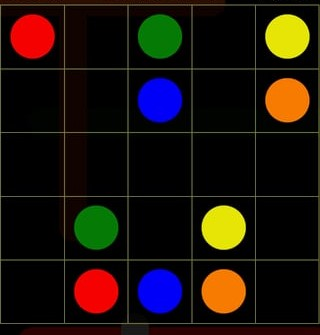
#> input picture puzzle.png, 320 x 335 px
$ python -i image_parser.py   (imports and definitions only)
#> lines starting #> are read from the running program, lines starting #| are printed output that depends on the picture
import cv2
import numpy as np

COLOR_RANGES = {
    "R": ([0, 120, 70], [10, 255, 255]),
    "G": ([35, 80, 80], [85, 255, 255]),
    "B": ([100, 120, 70], [130, 255, 255]),
    "Y": ([20, 120, 120], [35, 255, 255]),
    "O": ([10, 120, 120], [20, 255, 255]),
}


def detect_color(hsv_cell):
    best = None
    best_score = 0

    for color, (low, high) in COLOR_RANGES.items():
        mask = cv2.inRange(hsv_cell, np.array(low), np.array(high))
        score = np.sum(mask)

        if score > best_score and score > 1500:
            best = color
            best_score = score

    return best


def extract_grid(image_path, grid_size=5):
#> called with image_path = 'puzzle.png', grid_size = 5
    img = cv2.imread(image_path)
#> img is the input picture: shape (335, 320, 3); mean B, G, R 12.5, 19.2, 28.4

    # speed: resize to reduce computation
    img = cv2.resize(img, (500, 500))
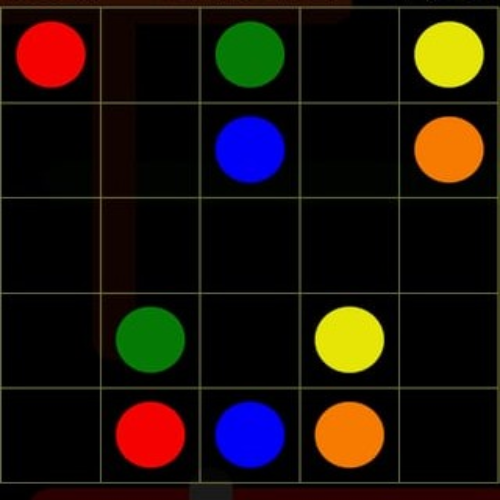
#> img: shape (500, 500, 3); mean B, G, R 12.4, 19.1, 28.3

    hsv = cv2.cvtColor(img, cv2.COLOR_BGR2HSV)
#> hsv: shape (500, 500, 3); mean H, S, V 44.5, 157.2, 39.4

    rows = cols = grid_size

    h, w = img.shape[:2]
#> h = 500; w = 500
    cell_h = h // rows
#> cell_h = 100
    cell_w = w // cols
#> cell_w = 100

    board = [[None for _ in range(cols)] for _ in range(rows)]
    endpoints = {}

    for r in range(rows):
        for c in range(cols):

            cell = hsv[
                r * cell_h:(r + 1) * cell_h,
                c * cell_w:(c + 1) * cell_w
            ]

            color = detect_color(cell)

            if color:
                board[r][c] = color
                endpoints.setdefault(color, []).append((r, c))
#> cell: shape (100, 100, 3); mean H, S, V 38, 99.7, 9.2
#> after the loop, board = 5 items; endpoints = {'R': [(0, 0), (4, 1)], 'G': [(0, 2), (3, 1)], 'Y': [(0, 4), (3, 3)], 'B': [(1, 2), (4, 2)], 'O': [(1, 4), (4, 3)]}

    return board, endpoints, img

>>> result = extract_grid('puzzle.png')
